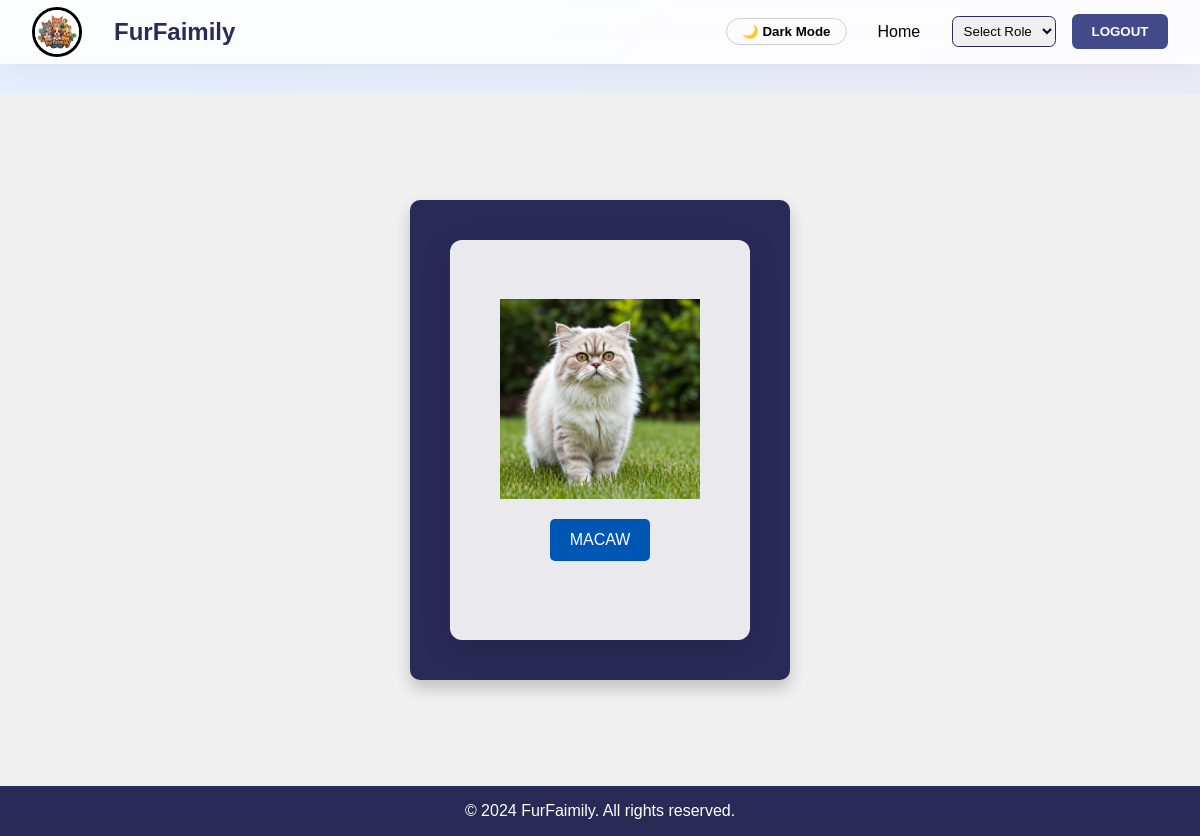
The app's page /Parrot.php, older data.
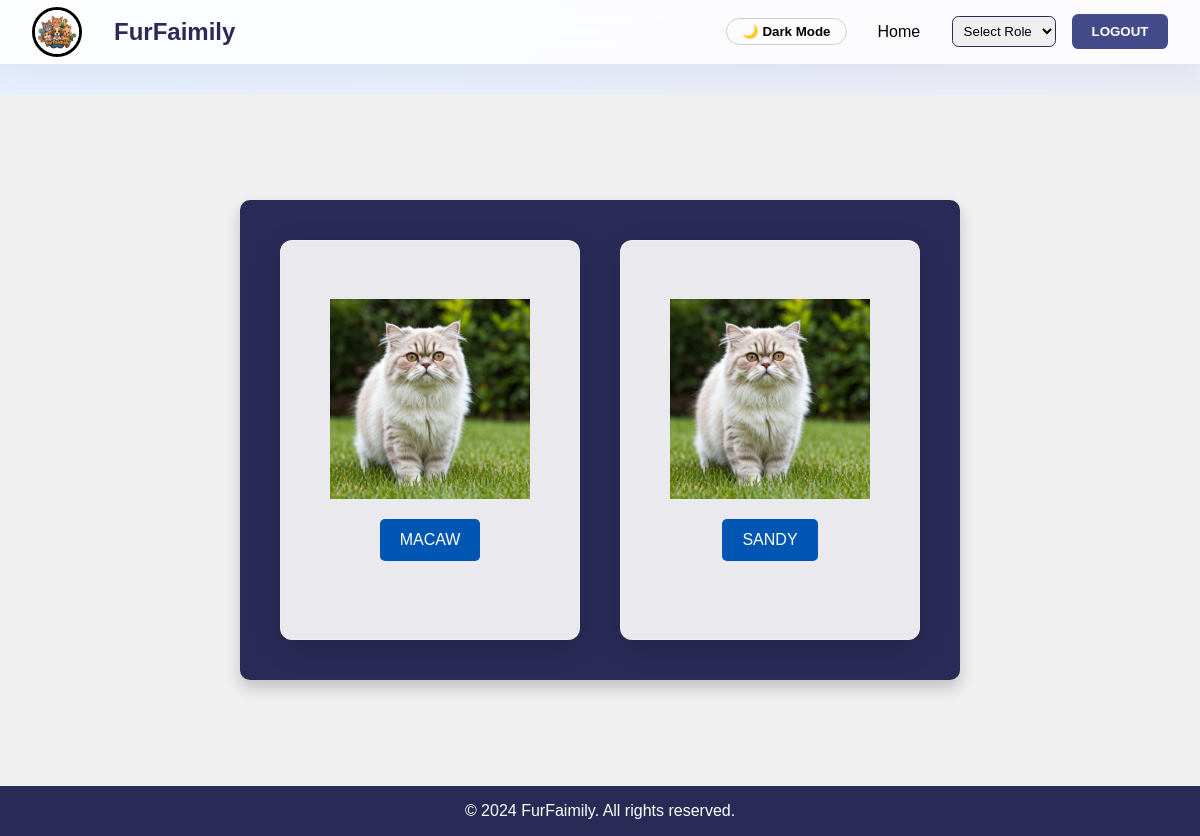
The same page, newer data.
### tables this page shows
CREATE TABLE pets (
  id INTEGER PRIMARY KEY AUTOINCREMENT,
  name VARCHAR(100) NOT NULL,
  category VARCHAR(50) NOT NULL,
  status VARCHAR(50) DEFAULT "available",
  trait_tag VARCHAR(50) DEFAULT "family"
);

### Parrot.php (the view, shortened to what this page needs)
<?php
require_once "db.php";
$category = "Parrot";
$stmt = $pdo->prepare("SELECT * FROM pets WHERE category=?");
$stmt->execute([$category]);
$pets = $stmt->fetchAll();
?>
<!DOCTYPE html>
<html lang="en">
<head>
    <link rel="stylesheet" href="CSS/Cat.css">
    <link rel="stylesheet" href="CSS/dark-mode.css">
    <link rel="stylesheet" href="CSS/premium.css">
</head>
<body>
    <nav class="nav-bar">
        <div class="nav-left">
            <img src="Img/Img/Gemini_Generated_Image_2vj2pb2vj2pb2vj2 (1).jpeg" alt="FurFaimily Logo" class="nav-logo">
            <h1>FurFaimily</h1>
        </div>
        <div class="nav-right">
            <div class="nav-links">
                <button id="dark-mode-toggle" class="dark-toggle">🌙 Dark Mode</button>
                <a href="index.php">Home</a>
                <select id="user-type" onchange="navigateToPage(this.value)">
                    <option value="" disabled selected>Select Role</option>
                </select>
                <button id="btn-logout" onclick="logOut()">LOGOUT</button>
            </div>
        </div>
    </nav>
    <div class="container">
        <div class="card-container">
            <?php if (count($pets) > 0): ?>
                <?php foreach ($pets as $pet): ?>
                <div class="card" onclick="flipCard(this)">
                    <div class="card-inner">
                        <div class="card-front">
                            <img src="Img/Img/persian.jpeg" alt="<?php echo htmlspecialchars($pet["name"]); ?>" class="card-img">
                            <div class="card-content">
                                <button class="card-button"><?php echo htmlspecialchars(strtoupper($pet["name"])); ?></button>
                            </div>
                        </div>
                        <div class="card-back">
                            <p><?php echo htmlspecialchars($pet["name"]); ?>: <?php echo htmlspecialchars($pet["trait_tag"] ?? "A wonderful companion!"); ?></p>
                        </div>
                    </div>
                </div>
                <?php endforeach; ?>
            <?php else: ?>
                <p style="text-align:center; width:100%; font-size:18px;">No pets available right now.</p>
            <?php endif; ?>
        </div>
    </div>
    <footer class="footer">
        <p>&copy; 2024 FurFaimily. All rights reserved.</p>
    </footer>
</body>
</html>

### CSS/Cat.css (style rules this page uses)
:root { --color-primary: #292a56; --color-secondary: #424a8a; --color-primary-light: #424a8a48; --color-black: #000000; --color-white: #ffffff; }
* { margin: 0; padding: 0; box-sizing: border-box; font-family: sans-serif; }
.nav-bar { width: 100vw; height: 4rem; border-bottom: 1px solid var(--color-black); background-color: var(--color-white); display: flex; align-items: center; justify-content: space-between; position: fixed; top: 0; left: 0; z-index: 1; }
.nav-logo { height: 50px; width: 50px; border-radius: 50%; border: 3px solid; object-fit: cover; }
.nav-left, .nav-right { display: flex; align-items: center; }
.nav-left { margin-left: 2rem; }
.nav-left h1 { color: var(--color-primary); margin-left: 2rem; }
.nav-right { margin-right: 2rem; }
.nav-links { display: flex; align-items: center; margin-left: 1rem; }
.nav-links a { text-decoration: none; color: var(--color-black); margin: 0 1rem; cursor: pointer; }
#user-type { padding: 0.4rem; margin: 0 1rem; border: 1px solid var(--color-primary); border-radius: 0.4rem; cursor: pointer; }
#btn-logout { width: 6rem; height: 2.2rem; border: 2px solid #424a8a; border-radius: 0.4rem; background-color: #424a8a; color: var(--color-white); font-weight: bold; cursor: pointer; }
.card-container { display: flex; justify-content: space-around; flex-wrap: wrap; padding: 20px; background-color: var(--color-primary); border-radius: 10px; box-shadow: 0 8px 16px rgba(0, 0, 0, 0.2); max-width: 1200px; margin: auto; }
.card { width: 300px; height: 400px; perspective: 1000px; margin: 20px; }
.card-inner { width: 100%; height: 100%; position: relative; transform-style: preserve-3d; transition: transform 0.6s; }
.card-front, .card-back { position: absolute; width: 100%; height: 100%; backface-visibility: hidden; border-radius: 12px; box-shadow: 0 4px 12px rgba(0, 0, 0, 0.15); display: flex; flex-direction: column; justify-content: center; align-items: center; text-align: center; }
.card-front { background-color: var(--color-white); }
.card-back { background-color: var(--color-secondary); color: var(--color-white); transform: rotateY(180deg); }
.card-img { width: 100%; height: 200px; object-fit: contain; border-top-left-radius: 12px; border-top-right-radius: 12px; }
.card-content { padding: 20px; }
.card-button { background-color: #0056b3; color: #ffffff; border: none; border-radius: 5px; padding: 12px 20px; cursor: pointer; transition: background-color 0.3s ease, transform 0.2s ease; font-size: 1rem; }
.container { display: flex; align-items: center; justify-content: center; padding: 6.6rem; background-color: #f0f0f0; margin-top: 1.9rem; }
.footer { background-color: var(--color-primary); color: var(--color-white); text-align: center; padding: 1rem; position: relative; bottom: 0; width: 100%; margin-top: auto; }

### CSS/dark-mode.css (style rules this page uses)
:root { --bg-primary: #ffffff; --text-primary: #333333; --bg-secondary: #f4f4f4; }
.dark-toggle { background: transparent; border: 1px solid #ccc; border-radius: 20px; padding: 5px 15px; cursor: pointer; font-weight: bold; margin-right: 15px; color: inherit; }

### CSS/premium.css (style rules this page uses)
:root { --primary: #ff6b6b; --primary-hover: #ff5252; --nav-bg: rgba(255, 255, 255, 0.85); --card-bg: rgba(255, 255, 255, 0.9); }
body { background: linear-gradient(-45deg, #f3e7e9, #e3eeff, #f3e7e9, #e3eeff); background-size: 400% 400%; animation: gradientBG 15s ease infinite; font-family: 'Inter', sans-serif; }
.nav-bar { background: var(--nav-bg) !important; backdrop-filter: blur(10px); -webkit-backdrop-filter: blur(10px); border-bottom: 1px solid rgba(255,255,255,0.1); box-shadow: 0 4px 30px rgba(0, 0, 0, 0.05); position: sticky; top: 0; z-index: 100; }
button, .btn, .btn-adopt { transition: all 0.3s cubic-bezier(0.4, 0, 0.2, 1) !important; transform: translateY(0); }
.card-front, .card-back, .quiz-container, .result-container, .success-box, .admin-box { background: var(--card-bg) !important; backdrop-filter: blur(10px); border: 1px solid rgba(255, 255, 255, 0.2); box-shadow: 0 8px 32px rgba(0, 0, 0, 0.1); }
.card { transition: transform 0.4s ease; }

Row changes from the older to the newer data that the page shows:
added pets: name "SANDY"
